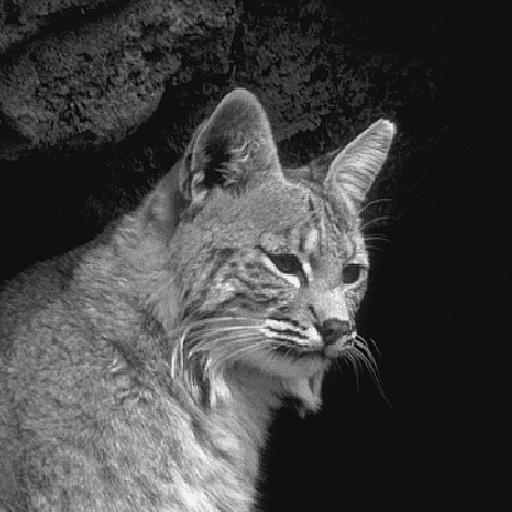
#> input picture lab1/DataSamples/3.png, 512 x 512 px
$ python Lab1.py
#> lines starting #> are read from the running program, lines starting #| are printed output that depends on the picture; after the words box and inside, x2 and y2 are one past the last pixel; in counts of white or black regions, pixels touching at a corner belong together
'''
    test
    Solution for questions specified in 'Lab1.pdf'
'''

import cv2
import numpy as np

# Solution for Question 1

def q1():
    # Load images
    img1 = cv2.imread('DataSamples/1.png',0)
    img2 = cv2.imread('DataSamples/2.png',0)

    # The size of two images are same, defaultly
    img1_tmp = img1.copy()
    img2_tmp = img2.copy()

    for r in range(img1_tmp.shape[0]):
        for c in range(img1_tmp.shape[1]/2, img1_tmp.shape[1]):
            img1_tmp[r][c]=0

    for r in range(img2_tmp.shape[0]):
        for c in range(img2_tmp.shape[1]/2):
            img2_tmp[r][c]=0

    # Combine img1_tmp with img2_tmp
    img12 = img1_tmp + img2_tmp

    # Display the image
    cv2.imshow('image1',img1)
    cv2.imshow('image2',img2)
    cv2.imshow('new image',img12)
    cv2.waitKey(0)
    cv2.destroyAllWindows()

def q2():
    '''
    256-gray scale to s-gray scale transformation
    pixel value of s-gray scale: u = v//(256/s)
    pixel value of displaying colour map: v = u*(255/(s-1))
    '''
    # Load images
    img = cv2.imread('DataSamples/3.png',0)
#> img is the input picture: shape (512, 512); min 6, max 242, mean 66.9
    '''
    # this is for test
    for r in range(img.shape[0]):
        for c in range(img.shape[1]):
            img[r][c] = c//2
    '''
    scale = 256
    #
    img_32 = img.copy()
    print(img_32)
#> (printed output is left out)
    for r in range(img_32.shape[0]):
        for c in range(img_32.shape[1]):
            img_32[r][c] = img_32[r][c]//(256/32)*(255/31)
    print(img_32)
#> (printed output is left out)
    #
    img_8 = img.copy()
    print(img_8)
#> (printed output is left out)
    for r in range(img_8.shape[0]):
        for c in range(img_8.shape[1]):
            img_8[r][c] = img_8[r][c]//(256/8)*(255/7)
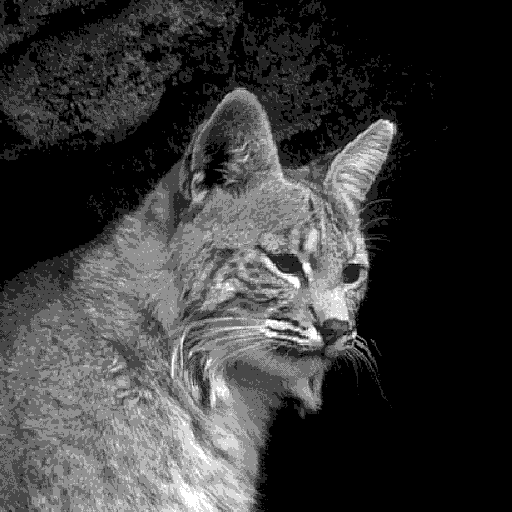
#> img_8: shape (512, 512); min 0, max 255, mean 57.7
    print(img_8)
#> (printed output is left out)
    #
    img_2 = img.copy()
    print(img_2)
#> (printed output is left out)
    for r in range(img_2.shape[0]):
        for c in range(img_2.shape[1]):
            img_2[r][c] = img_2[r][c]//(256/2)*(255/1)
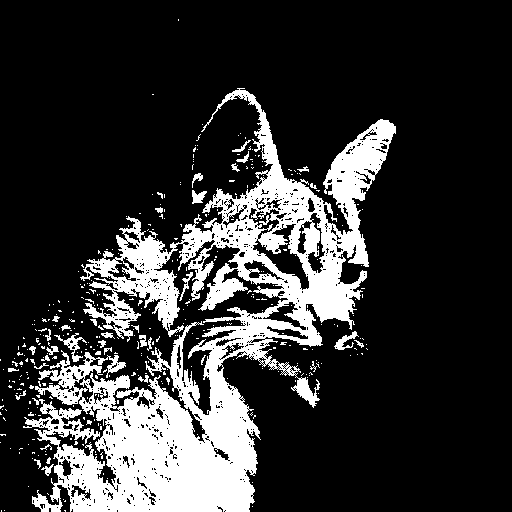
#> img_2: shape (512, 512); 20.3% white; 366 white regions (330 under 20 px), largest, box (x1, y1, x2, y2) and area: (23, 88, 396, 512) 50391, (54, 333, 87, 362) 235, (334, 331, 359, 350) 176
    print(img_2)
#> (printed output is left out)

    #
    cv2.imshow('256-grey image',img)
    cv2.imshow('32-grey image',img_32)
    cv2.imshow('8-grey image',img_8)
    cv2.imshow('2-grey image',img_2)
    cv2.waitKey(0)
    cv2.destroyAllWindows()

if __name__=='__main__':
    q2()

$ run again, with lab1/DataSamples/5.png copied over lab1/DataSamples/3.png
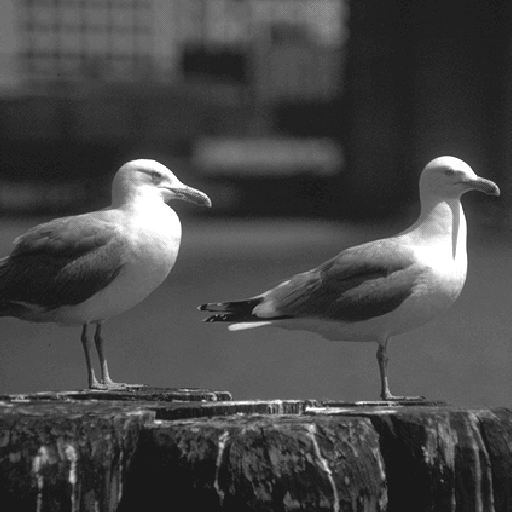
#> input picture lab1/DataSamples/5.png, 512 x 512 px
#> in q2, img is the input picture: shape (512, 512); min 24, max 255, mean 71.8
#> (printed output is left out)
#> (printed output is left out)
#> (printed output is left out)
#> after the loop in q2, `for r in range(img_8.shape[0]):`:
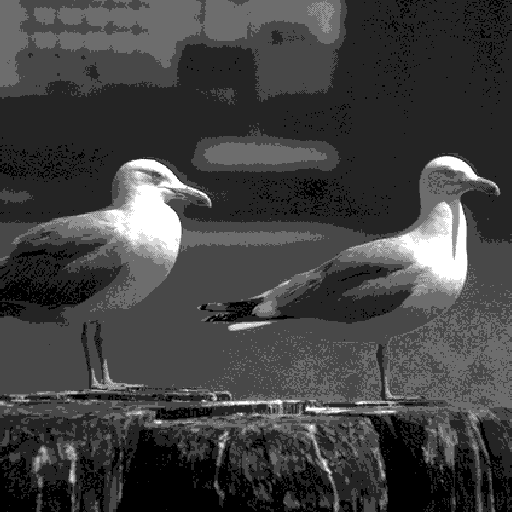
#> img_8: shape (512, 512); min 0, max 255, mean 65.2
#> (printed output is left out)
#> (printed output is left out)
#> after the loop in q2, `for r in range(img_2.shape[0]):`:
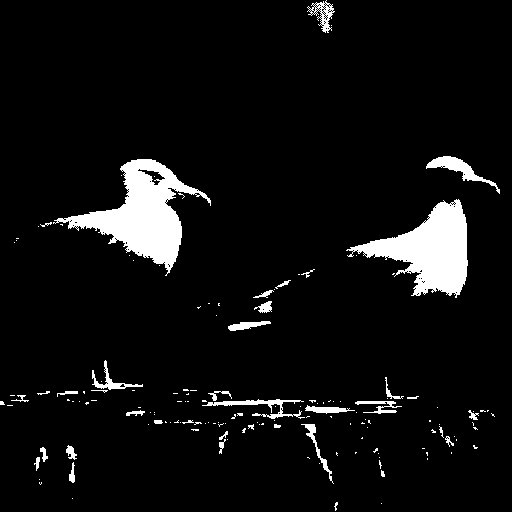
#> img_2: shape (512, 512); 6.2% white; 149 white regions (112 under 20 px), largest, box (x1, y1, x2, y2) and area: (53, 159, 211, 276) 6335, (346, 199, 468, 298) 5508, (426, 156, 500, 194) 664
#> (printed output is left out)
